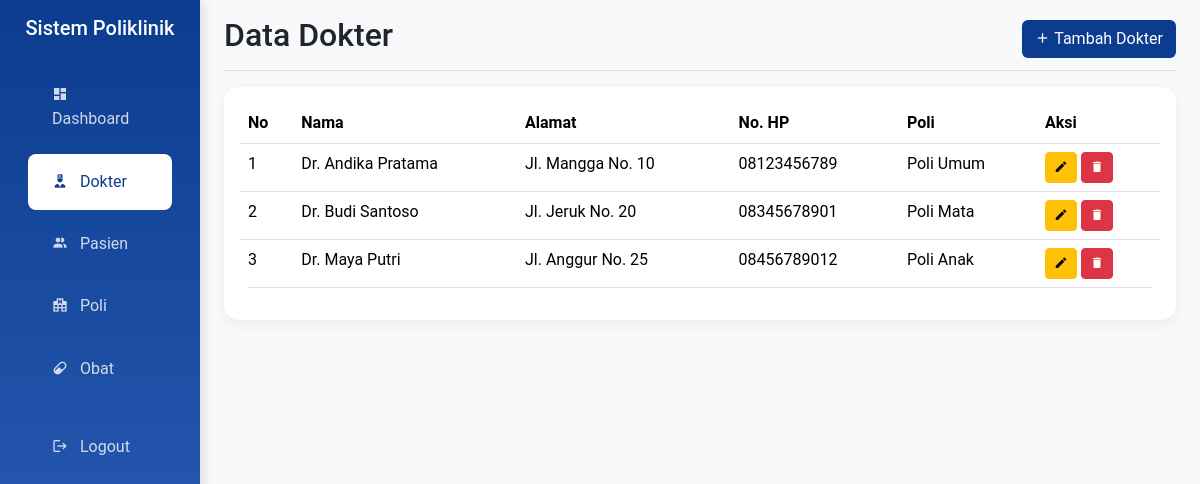
The app's page /hospital/admin/dokter.php (signed in) with its own data.
### tables this page shows
CREATE TABLE IF NOT EXISTS `dokter` (
  `id` int NOT NULL AUTO_INCREMENT,
  `nama` varchar(150) NOT NULL,
  `alamat` varchar(255) DEFAULT NULL,
  `no_hp` varchar(13) NOT NULL,
  `id_poli` int NOT NULL,
  `password` varchar(100) NOT NULL,
  `deleted_at` timestamp NULL DEFAULT NULL,
  PRIMARY KEY (`id`) USING BTREE,
  KEY `id_poli` (`id_poli`) USING BTREE,
  CONSTRAINT `dokter_ibfk_1` FOREIGN KEY (`id_poli`) REFERENCES `poli` (`id`) ON DELETE RESTRICT ON UPDATE RESTRICT
);

CREATE TABLE IF NOT EXISTS `poli` (
  `id` int NOT NULL AUTO_INCREMENT,
  `nama_poli` varchar(25) NOT NULL,
  `keterangan` text,
  `deleted_at` timestamp NULL DEFAULT NULL,
  PRIMARY KEY (`id`) USING BTREE
);

### hospital/admin/dokter.php (the view, shortened to what this page needs)
<?php
include '../config/koneksi.php';
$sql_dokter = "SELECT d.*, p.nama_poli
FROM dokter d
JOIN poli p ON d.id_poli = p.id
WHERE d.deleted_at IS NULL
AND p.deleted_at IS NULL
ORDER BY d.nama
";
$dokter_result = $conn->query($sql_dokter);
include 'include/header.php';
?>
<main class="col-md-9 ms-sm-auto col-lg-10 px-md-4">
    <div class="d-flex justify-content-between flex-wrap flex-md-nowrap align-items-center pt-3 pb-2 mb-3 border-bottom">
        <h1 class="h2">Data Dokter</h1>
        <button class="btn btn-dark-primary" data-bs-toggle="modal" data-bs-target="#tambahDokterModal">
            <i class="mdi mdi-plus"></i> Tambah Dokter
        </button>
    </div>
    <div class="card">
        <div class="card-body">
            <div class="table-responsive">
                <table class="table table-hover">
                    <thead>
                        <tr>
                            <th>No</th>
                            <th>Nama</th>
                            <th>Alamat</th>
                            <th>No. HP</th>
                            <th>Poli</th>
                            <th>Aksi</th>
                        </tr>
                    </thead>
                    <tbody>
                        <?php
                        $no = 1;
                        while ($dokter = $dokter_result->fetch_assoc()):
                        ?>
                            <tr>
                                <td><?= $no++ ?></td>
                                <td><?= htmlspecialchars($dokter['nama']) ?></td>
                                <td><?= htmlspecialchars($dokter['alamat']) ?></td>
                                <td><?= htmlspecialchars($dokter['no_hp']) ?></td>
                                <td><?= htmlspecialchars($dokter['nama_poli']) ?></td>
                                <td>
                                    <button class="btn btn-sm btn-warning" data-bs-toggle="modal"
                                        data-bs-target="#editDokterModal<?= $dokter['id'] ?>">
                                        <i class="mdi mdi-pencil"></i>
                                    </button>
                                    <a href="?hapus=<?= $dokter['id'] ?>" class="btn btn-sm btn-danger"
                                        onclick="return confirm('Apakah Anda yakin ingin menghapus dokter ini?')">
                                        <i class="mdi mdi-delete"></i>
                                    </a>
                                </td>
                            </tr>
                        <?php endwhile; ?>
                    </tbody>
                </table>
            </div>
        </div>
    </div>
</main>
<?php include 'include/footer.php'; ?>

### hospital/admin/include/header.php (style rules this page uses)
:root { --dark-primary: #0B3C8F; --dark-secondary: #3165BEFF; --dark-light: #5985D0FF; --gray-dark: #adb5bd; }
body { font-family: 'Roboto', sans-serif; background-color: #f8f9fa; }
.card { border: none; border-radius: 15px; box-shadow: 0 5px 15px rgba(0, 0, 0, 0.05); transition: transform 0.3s ease; }
.table { border-radius: 10px; overflow: hidden; }
.btn-dark-primary { background-color: var(--dark-primary); color: white; }
.mdi { line-height: 1; }

### records on screen
dokter: nama "Dr. Andika Pratama", alamat "Jl. Mangga No. 10", no_hp "08123456789", id_poli.nama_poli "Poli Umum"
dokter: nama "Dr. Budi Santoso", alamat "Jl. Jeruk No. 20", no_hp "08345678901", id_poli.nama_poli "Poli Mata"
dokter: nama "Dr. Maya Putri", alamat "Jl. Anggur No. 25", no_hp "08456789012", id_poli.nama_poli "Poli Anak"
